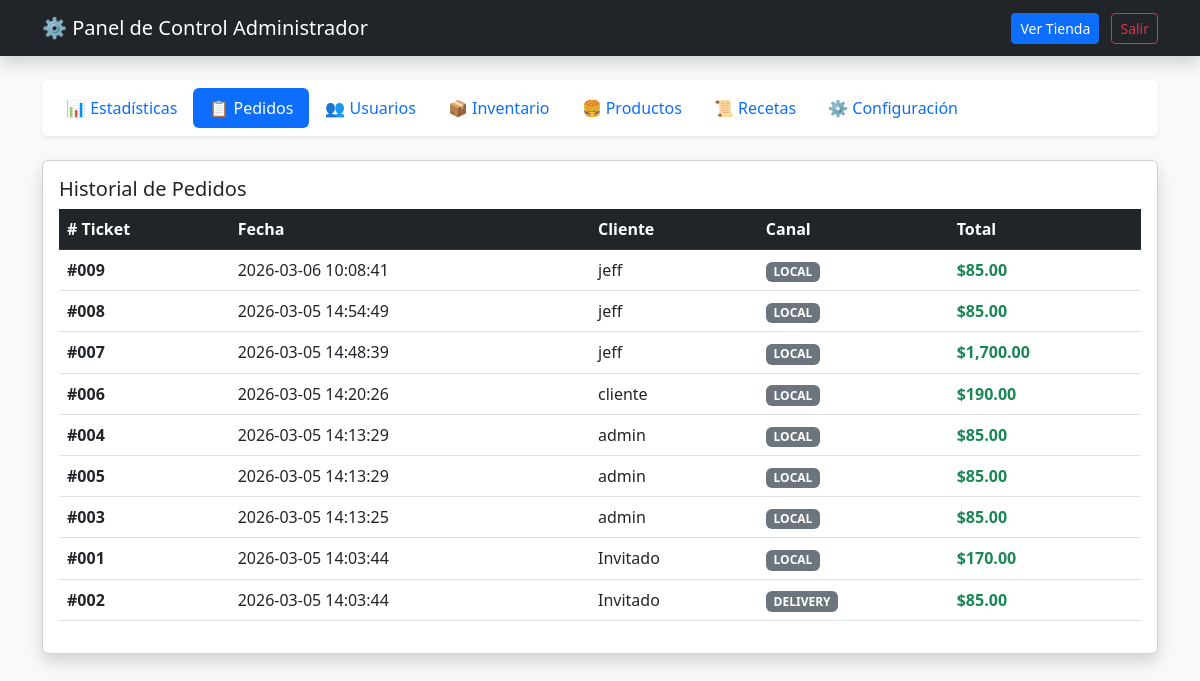
The app's page /controlador/AdminControlador.php?tab=pedidos (signed in), older data.
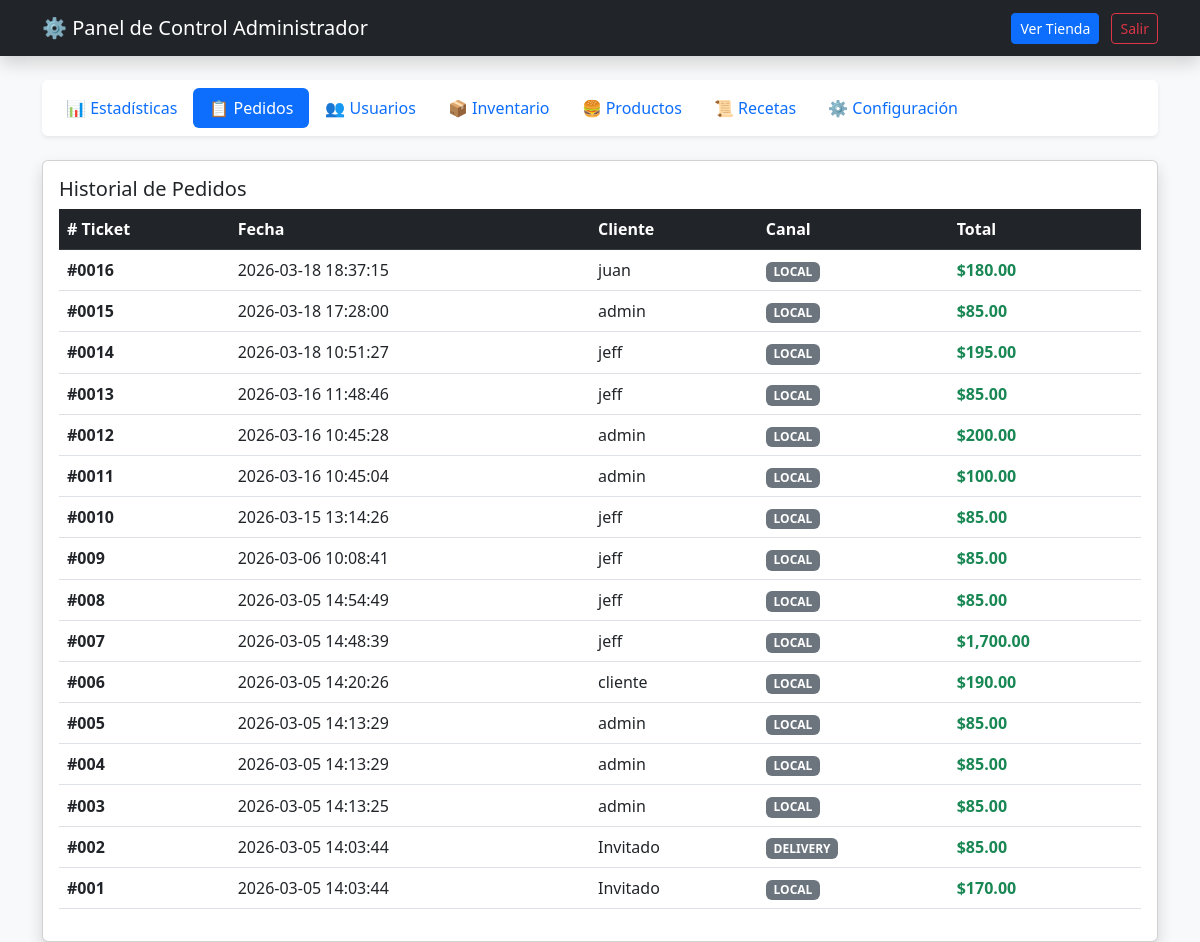
The same page, newer data.
### tables this page shows
CREATE TABLE IF NOT EXISTS `ventas` (
  `id` int(11) NOT NULL AUTO_INCREMENT,
  `fecha` datetime DEFAULT CURRENT_TIMESTAMP,
  `canal` enum('local','delivery','takeaway') NOT NULL,
  `total` decimal(10,2) DEFAULT '0.00',
  `usuario_id` int(11) DEFAULT NULL,
  `estado` enum('pendiente','preparando','listo','entregado') NOT NULL DEFAULT 'pendiente',
  `metodo_pago` enum('efectivo','tarjeta','qr') NOT NULL DEFAULT 'efectivo',
  PRIMARY KEY (`id`)
);

CREATE TABLE IF NOT EXISTS `usuarios` (
  `id` int(11) NOT NULL AUTO_INCREMENT,
  `username` varchar(50) NOT NULL,
  `password` varchar(255) NOT NULL,
  `rol` enum('admin','cliente','chef') NOT NULL,
  PRIMARY KEY (`id`),
  UNIQUE KEY `username` (`username`)
);

### controlador/AdminControlador.php (called while the page is built, shortened)
<?php
require_once '../config/db.php';
require_once '../modelo/AdminModelo.php';
$modelo = new AdminModelo($pdo);
$pedidos = $modelo->getPedidos();
$activeTab = isset($_GET['tab']) ? $_GET['tab'] : 'stats';
require_once '../vista/admin.vista.php';
?>

### modelo/AdminModelo.php (called while the page is built, shortened)
<?php
class AdminModelo {
    private $pdo;
    public function __construct($pdo) {
        $this->pdo = $pdo;
    }
    public function getPedidos() { return $this->pdo->query("SELECT v.id, v.fecha, v.canal, v.total, u.username FROM ventas v LEFT JOIN usuarios u ON v.usuario_id = u.id ORDER BY v.fecha DESC")->fetchAll(); }
}
?>

### vista/admin.vista.php (the view, shortened to what this page needs)
<!DOCTYPE html>
<html lang="es">
<head>
    <link href="https://cdn.jsdelivr.net/npm/bootstrap@5.3.0/dist/css/bootstrap.min.css" rel="stylesheet">
</head>
<body class="bg-light">
<nav class="navbar navbar-dark bg-dark mb-4 shadow">
    <div class="container">
        <a class="navbar-brand" href="#">⚙️ Panel de Control Administrador</a>
        <div>
            <a href="../index.php" class="btn btn-primary btn-sm me-2">Ver Tienda</a>
            <a href="../logout.php" class="btn btn-outline-danger btn-sm">Salir</a>
        </div>
    </div>
</nav>
<div class="container">
    <ul class="nav nav-pills mb-4 bg-white p-2 rounded shadow-sm flex-wrap">
        <li class="nav-item"><a class="nav-link <?= $activeTab=='stats'?'active':'' ?>" href="?tab=stats">📊 Estadísticas</a></li>
        <li class="nav-item"><a class="nav-link <?= $activeTab=='pedidos'?'active':'' ?>" href="?tab=pedidos">📋 Pedidos</a></li>
        <li class="nav-item"><a class="nav-link <?= $activeTab=='usuarios'?'active':'' ?>" href="?tab=usuarios">👥 Usuarios</a></li>
        <li class="nav-item"><a class="nav-link <?= $activeTab=='inventario'?'active':'' ?>" href="?tab=inventario">📦 Inventario</a></li>
        <li class="nav-item"><a class="nav-link <?= $activeTab=='productos'?'active':'' ?>" href="?tab=productos">🍔 Productos</a></li>
        <li class="nav-item"><a class="nav-link <?= $activeTab=='recetas'?'active':'' ?>" href="?tab=recetas">📜 Recetas</a></li>
        <li class="nav-item"><a class="nav-link <?= $activeTab=='config'?'active':'' ?>" href="?tab=config">⚙️ Configuración</a></li>
    </ul>
    <div class="tab-content">
        <?php if($activeTab == 'pedidos'): ?>
        <div class="card shadow"><div class="card-body"><h5>Historial de Pedidos</h5>
            <table class="table table-hover align-middle"><thead class="table-dark"><tr><th># Ticket</th><th>Fecha</th><th>Cliente</th><th>Canal</th><th>Total</th></tr></thead><tbody>
                <?php foreach($pedidos as $pedido): ?><tr><td><strong>#00<?= htmlspecialchars($pedido['id']) ?></strong></td><td><?= htmlspecialchars($pedido['fecha']) ?></td><td><?= htmlspecialchars($pedido['username'] ? $pedido['username'] : 'Invitado') ?></td><td><span class="badge bg-secondary"><?= strtoupper($pedido['canal']) ?></span></td><td class="text-success fw-bold">$<?= number_format($pedido['total'], 2) ?></td></tr><?php endforeach; ?>
            </tbody></table>
        </div></div>
        <?php endif; ?>
    </div>
</div>
</body>
</html>

Row changes from the older to the newer data that the page shows:
added ventas: id "16", fecha "2026-03-18 18:37:15", usuario.username "juan", canal "LOCAL", total "180.00"
added ventas: id "15", fecha "2026-03-18 17:28:00", usuario.username "admin", canal "LOCAL", total "85.00"
added ventas: id "14", fecha "2026-03-18 10:51:27", usuario.username "jeff", canal "LOCAL", total "195.00"
added ventas: id "13", fecha "2026-03-16 11:48:46", usuario.username "jeff", canal "LOCAL", total "85.00"
added ventas: id "12", fecha "2026-03-16 10:45:28", usuario.username "admin", canal "LOCAL", total "200.00"
added ventas: id "11", fecha "2026-03-16 10:45:04", usuario.username "admin", canal "LOCAL", total "100.00"
added ventas: id "10", fecha "2026-03-15 13:14:26", usuario.username "jeff", canal "LOCAL", total "85.00"
changed ventas id 5: moves up the list
changed ventas "DELIVERY": moves up the list
